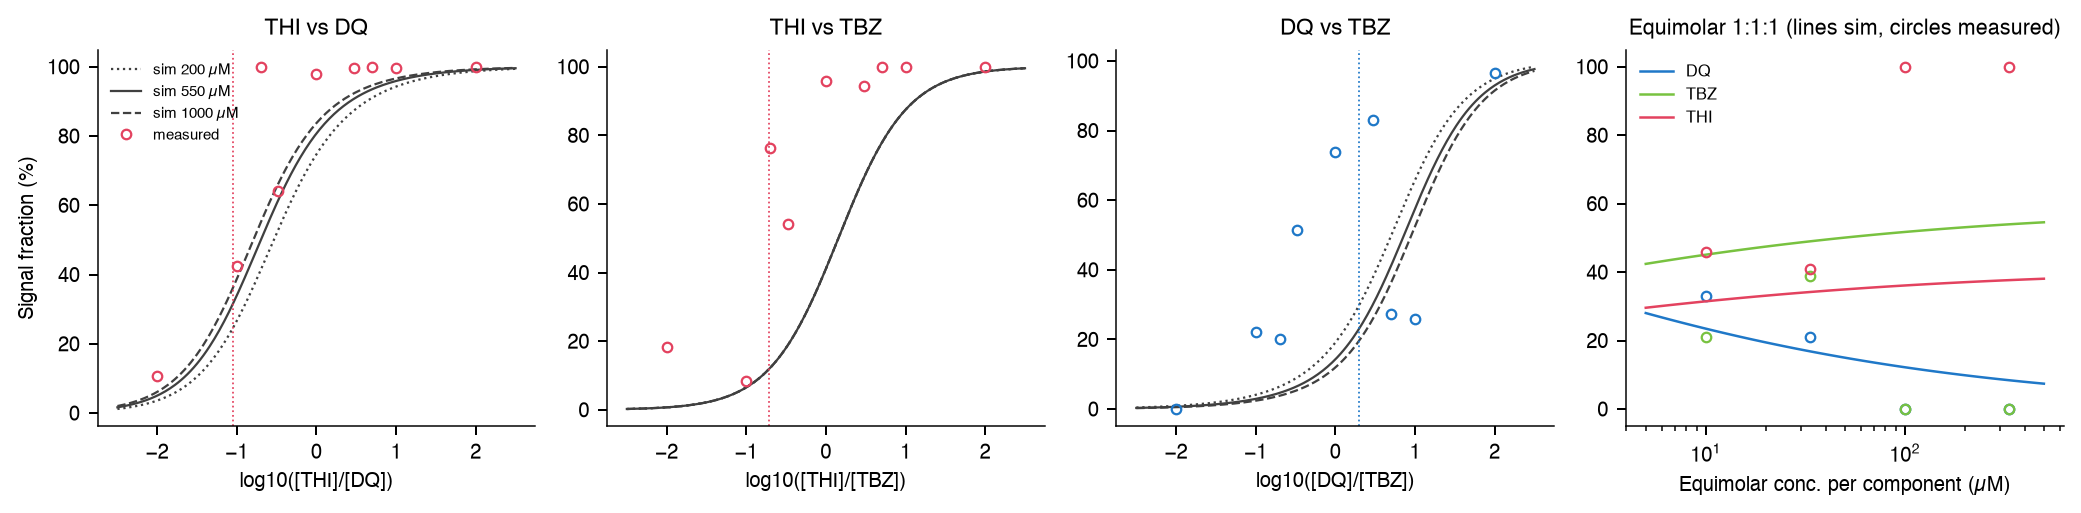

This chart was generated by the following Python code:
"""사전학습 시뮬레이터 vs 실측 응답곡선 — "물리가 정말 모델에 들어갔나"의 검증.

  학습이 쓰는 순방향 물리(θ = 경쟁 Sips/Langmuir, 신호 = A·θ, sim_iso="sips_dq"
  채택 구성과 같은 검량·지수)를 그대로 돌려, 이원 비율 스위프와 등몰 농도
  스위프의 **시뮬레이션 신호 분율**을 만들고 실측과 겹친다.

  보여줘야 정직한 것 둘 다:
    · 재현하는 것 — 비율 축의 휘어진 시그모이드(교차점 부호·자릿수)
    · 재현 못 하는 것 — 등몰의 포화 절벽(THI 독점) → 그래서 그 구간은 가드

  실행:  ../../.venv/bin/python3 -u sim_vs_measured.py
  출력:  sim_vs_measured.png + 교차점 비교표(stdout)
"""
import os as _os, sys as _sys
_sys.path.insert(0, _os.path.dirname(_os.path.abspath(__file__)))
import paths
import os, sys
import numpy as np

HERE = os.path.dirname(os.path.abspath(__file__))
sys.path.insert(0, paths.REPO)

from dl_model import _refs
from io_utils import load_calibration_csv
from calibration import calibrate, fit_sips
from competitive import coverages

SUB = ["DQ", "TBZ", "THI"]
PAIRS = [("THI", "DQ"), ("THI", "TBZ"), ("DQ", "TBZ")]
MEAS_X0 = {"THI/DQ": -1.05, "THI/TBZ": -0.71, "DQ/TBZ": +0.30}   # 최종 조제 쌍별 적합

subs, wn, mask, P, lo, hi = _refs(paths.PURE, True, None)
calib = paths.calibration()
ax_c, nc, dils = load_calibration_csv(calib)
mc = (ax_c >= lo) & (ax_c <= hi)
dil = [(dils[nc.index(s)][0], np.asarray(dils[nc.index(s)][1])[:, mc]) for s in SUB]
Pm = np.asarray([P[subs.index(s)] for s in SUB], float)
cal = calibrate(dil, Pm, SUB)
iso_m = np.ones(3)
iso_m[0] = fit_sips(cal.C_series[0], cal.B_series[0])[2]        # DQ 만 Sips (채택 구성)
print(f"K = {np.array2string(cal.K, precision=3)}  gA = {np.array2string(cal.gA, precision=3)}"
      f"  iso_m = {np.array2string(iso_m, precision=3)}  (sips_dq)")

idx = {s: i for i, s in enumerate(SUB)}


def frac(conc_M):
    th = coverages(np.asarray(conc_M, float), cal.K, iso_m)
    b = cal.gA * th
    return b / (b.sum() or 1.0)


TOTALS = [200e-6, 550e-6, 1000e-6]                              # 실측 고농도 세트의 총농도
gx = np.linspace(-2.5, 2.5, 251)
print("\n== 이원 교차점: 시뮬 vs 실측 (log10 비율) ==")
sim_curves = {}
for A, B in PAIRS:
    sim_curves[(A, B)] = []
    row = []
    for tot in TOTALS:
        f = []
        for x in gx:
            r = 10 ** x
            c = np.zeros(3); c[idx[A]] = tot * r / (1 + r); c[idx[B]] = tot / (1 + r)
            v = frac(c)
            f.append(v[idx[A]] / (v[idx[A]] + v[idx[B]] or 1.0))
        f = np.array(f)
        sim_curves[(A, B)].append(f)
        k = int(np.argmin(np.abs(f - 0.5)))
        row.append(gx[k])
    print(f"  {A}/{B}:  시뮬 x0 = " + " / ".join(f"{v:+.2f}" for v in row)
          + f"  (총 {'/'.join(str(int(t*1e6)) for t in TOTALS)} µM)"
          + f"   실측 {MEAS_X0[f'{A}/{B}']:+.2f}")

print("\n== 등몰 1:1:1: 시뮬 신호 조성 vs 실측 ==")
MEAS_EQ = {10: (33, 21, 46), 33.3: (21, 39, 41), 100: (0, 0, 100), 333.3: (0, 0, 100)}
eq_c = np.logspace(np.log10(5e-6), np.log10(5e-4), 100)
eq_sim = np.array([frac(np.full(3, c)) for c in eq_c])
for u, meas in MEAS_EQ.items():
    v = frac(np.full(3, u * 1e-6)) * 100
    print(f"  {u:6g} µM/성분  시뮬 " + "/".join(f"{x:4.0f}" for x in v)
          + "   실측 " + "/".join(f"{x:3.0f}" for x in meas))

import matplotlib
matplotlib.use("Agg")
import matplotlib.pyplot as plt
plt.rcParams.update({"font.family": "sans-serif",
                     "font.sans-serif": ["Helvetica", "Arial", "DejaVu Sans"],
                     "font.size": 8, "axes.linewidth": 0.6})
COLS = {"DQ": "#1f78c8", "TBZ": "#78c240", "THI": "#e3425f"}
d = np.load(f"{HERE}/binary_response.npz", allow_pickle=True)

fig, axes = plt.subplots(1, 4, figsize=(11.6, 2.9))
for ax, (A, B) in zip(axes[:3], PAIRS):
    for sp in ("top", "right"): ax.spines[sp].set_visible(False)
    for f, tot, ls in zip(sim_curves[(A, B)], TOTALS, (":", "-", "--")):
        ax.plot(gx, 100 * f, ls, color="0.25", lw=0.9,
                label=f"sim {int(tot*1e6)} µM")
    i = list(d["pair"]).index(f"{A}/{B}")
    keep = np.isfinite(np.asarray(d["total"][i], float))
    ax.plot(np.asarray(d["x"][i], float)[keep],
            100 * np.asarray(d["f"][i], float)[keep], "o",
            color=COLS[A], ms=3.8, mew=0.9, mfc="none", lw=0, label="measured")
    ax.axvline(MEAS_X0[f"{A}/{B}"], color=COLS[A], lw=0.7, ls=":")
    ax.set_title(f"{A} vs {B}", fontsize=9)
    ax.set_xlabel(f"log10([{A}]/[{B}])")
    if ax is axes[0]:
        ax.set_ylabel("Signal fraction (%)")
        ax.legend(frameon=False, fontsize=6, loc="upper left")
ax = axes[3]
for sp in ("top", "right"): ax.spines[sp].set_visible(False)
for s in SUB:
    ax.plot(eq_c * 1e6, 100 * eq_sim[:, idx[s]], "-", color=COLS[s], lw=1.0, label=s)
    ax.plot(list(MEAS_EQ), [m[idx[s]] for m in MEAS_EQ.values()], "o",
            color=COLS[s], ms=3.8, mew=0.9, mfc="none", lw=0)
ax.set_xscale("log")
ax.set_xlabel("Equimolar conc. per component (µM)")
ax.set_title("Equimolar 1:1:1 (lines sim, circles measured)", fontsize=8.5)
ax.legend(frameon=False, fontsize=6.5)
fig.tight_layout()
fig.savefig(f"{HERE}/sim_vs_measured.png", dpi=180, bbox_inches="tight")
print(f"\n저장: sim_vs_measured.png")
